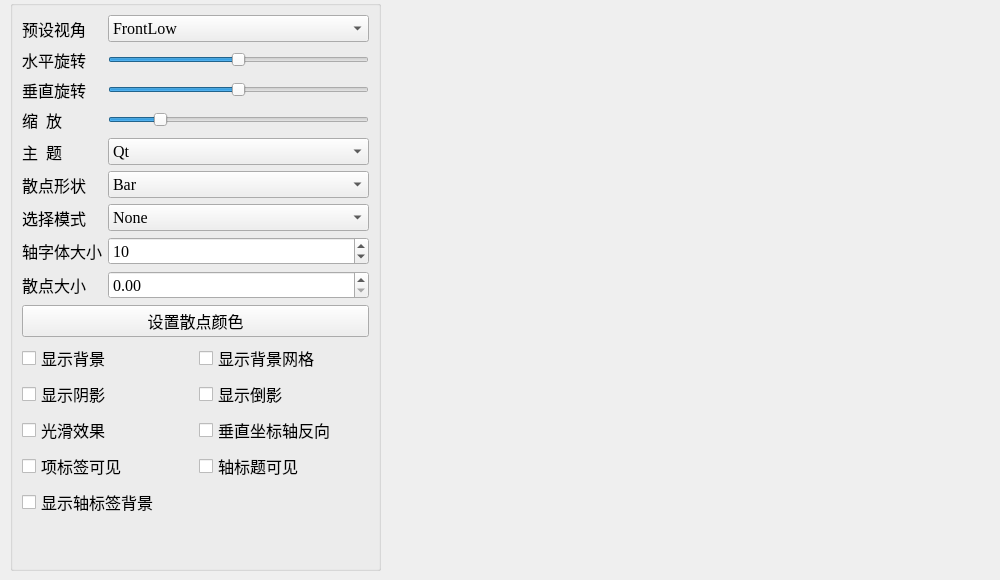
<?xml version="1.0" encoding="UTF-8"?>
<ui version="4.0">
 <class>Test3DScatter</class>
 <widget class="QMainWindow" name="Test3DScatter">
  <property name="geometry">
   <rect>
    <x>0</x>
    <y>0</y>
    <width>1000</width>
    <height>580</height>
   </rect>
  </property>
  <property name="minimumSize">
   <size>
    <width>1000</width>
    <height>580</height>
   </size>
  </property>
  <property name="maximumSize">
   <size>
    <width>1000</width>
    <height>580</height>
   </size>
  </property>
  <property name="font">
   <font>
    <family>Times New Roman</family>
    <pointsize>12</pointsize>
   </font>
  </property>
  <property name="windowTitle">
   <string>MainWindow</string>
  </property>
  <widget class="QWidget" name="centralwidget">
   <widget class="QGroupBox" name="groupBox">
    <property name="geometry">
     <rect>
      <x>10</x>
      <y>0</y>
      <width>371</width>
      <height>571</height>
     </rect>
    </property>
    <property name="title">
     <string/>
    </property>
    <layout class="QVBoxLayout" name="verticalLayout">
     <item>
      <layout class="QGridLayout" name="gridLayout">
       <item row="0" column="0">
        <widget class="QLabel" name="label_6">
         <property name="text">
          <string>预设视角</string>
         </property>
         <property name="buddy">
          <cstring>comboBox</cstring>
         </property>
        </widget>
       </item>
       <item row="0" column="1">
        <widget class="QComboBox" name="comboBox">
         <item>
          <property name="text">
           <string>FrontLow</string>
          </property>
         </item>
         <item>
          <property name="text">
           <string>Front</string>
          </property>
         </item>
         <item>
          <property name="text">
           <string>FrontHigh</string>
          </property>
         </item>
         <item>
          <property name="text">
           <string>LeftLow</string>
          </property>
         </item>
         <item>
          <property name="text">
           <string>Left</string>
          </property>
         </item>
         <item>
          <property name="text">
           <string>LeftHigh</string>
          </property>
         </item>
         <item>
          <property name="text">
           <string>RightLow</string>
          </property>
         </item>
         <item>
          <property name="text">
           <string>Right</string>
          </property>
         </item>
         <item>
          <property name="text">
           <string>RightHigh</string>
          </property>
         </item>
         <item>
          <property name="text">
           <string>BehindLow</string>
          </property>
         </item>
         <item>
          <property name="text">
           <string>Behind</string>
          </property>
         </item>
         <item>
          <property name="text">
           <string>BehindHigh</string>
          </property>
         </item>
         <item>
          <property name="text">
           <string>IsometricLeft</string>
          </property>
         </item>
         <item>
          <property name="text">
           <string>IsometricLeftHigh</string>
          </property>
         </item>
         <item>
          <property name="text">
           <string>IsometricRight</string>
          </property>
         </item>
         <item>
          <property name="text">
           <string>IsometricRightHigh</string>
          </property>
         </item>
         <item>
          <property name="text">
           <string>DirectlyAbove</string>
          </property>
         </item>
         <item>
          <property name="text">
           <string>DirectlyAboveCW45</string>
          </property>
         </item>
         <item>
          <property name="text">
           <string>DirectlyAboveCCW45</string>
          </property>
         </item>
         <item>
          <property name="text">
           <string>FrontBelow</string>
          </property>
         </item>
         <item>
          <property name="text">
           <string>LeftBelow</string>
          </property>
         </item>
         <item>
          <property name="text">
           <string>RightBelow</string>
          </property>
         </item>
         <item>
          <property name="text">
           <string>BehindBelow</string>
          </property>
         </item>
         <item>
          <property name="text">
           <string>DirectlyBelow</string>
          </property>
         </item>
        </widget>
       </item>
       <item row="1" column="0">
        <widget class="QLabel" name="label_7">
         <property name="text">
          <string>水平旋转</string>
         </property>
         <property name="buddy">
          <cstring>sliderH</cstring>
         </property>
        </widget>
       </item>
       <item row="1" column="1">
        <widget class="QSlider" name="sliderH">
         <property name="minimum">
          <number>-180</number>
         </property>
         <property name="maximum">
          <number>180</number>
         </property>
         <property name="orientation">
          <enum>Qt::Horizontal</enum>
         </property>
        </widget>
       </item>
       <item row="2" column="0">
        <widget class="QLabel" name="label_8">
         <property name="text">
          <string>垂直旋转</string>
         </property>
         <property name="buddy">
          <cstring>sliderV</cstring>
         </property>
        </widget>
       </item>
       <item row="2" column="1">
        <widget class="QSlider" name="sliderV">
         <property name="minimum">
          <number>-180</number>
         </property>
         <property name="maximum">
          <number>180</number>
         </property>
         <property name="orientation">
          <enum>Qt::Horizontal</enum>
         </property>
        </widget>
       </item>
       <item row="3" column="0">
        <widget class="QLabel" name="label_9">
         <property name="text">
          <string>缩  放</string>
         </property>
         <property name="buddy">
          <cstring>sliderZoom</cstring>
         </property>
        </widget>
       </item>
       <item row="3" column="1">
        <widget class="QSlider" name="sliderZoom">
         <property name="minimum">
          <number>10</number>
         </property>
         <property name="maximum">
          <number>500</number>
         </property>
         <property name="value">
          <number>100</number>
         </property>
         <property name="orientation">
          <enum>Qt::Horizontal</enum>
         </property>
        </widget>
       </item>
       <item row="4" column="0">
        <widget class="QLabel" name="label">
         <property name="text">
          <string>主  题</string>
         </property>
         <property name="buddy">
          <cstring>cBoxTheme</cstring>
         </property>
        </widget>
       </item>
       <item row="4" column="1">
        <widget class="QComboBox" name="cBoxTheme">
         <item>
          <property name="text">
           <string>Qt</string>
          </property>
         </item>
         <item>
          <property name="text">
           <string>Primary Colors</string>
          </property>
         </item>
         <item>
          <property name="text">
           <string>Digia</string>
          </property>
         </item>
         <item>
          <property name="text">
           <string>StoneMoss</string>
          </property>
         </item>
         <item>
          <property name="text">
           <string>ArmyBlue</string>
          </property>
         </item>
         <item>
          <property name="text">
           <string>Retro</string>
          </property>
         </item>
         <item>
          <property name="text">
           <string>Ebony</string>
          </property>
         </item>
         <item>
          <property name="text">
           <string>Isabelle</string>
          </property>
         </item>
        </widget>
       </item>
       <item row="5" column="0">
        <widget class="QLabel" name="label_2">
         <property name="text">
          <string>散点形状</string>
         </property>
         <property name="buddy">
          <cstring>cBoxBarStyle</cstring>
         </property>
        </widget>
       </item>
       <item row="5" column="1">
        <widget class="QComboBox" name="cBoxBarStyle">
         <item>
          <property name="text">
           <string>Bar</string>
          </property>
         </item>
         <item>
          <property name="text">
           <string>Cube</string>
          </property>
         </item>
         <item>
          <property name="text">
           <string>Pyramid</string>
          </property>
         </item>
         <item>
          <property name="text">
           <string>Cone</string>
          </property>
         </item>
         <item>
          <property name="text">
           <string>Cylinder</string>
          </property>
         </item>
         <item>
          <property name="text">
           <string>BevelBar</string>
          </property>
         </item>
         <item>
          <property name="text">
           <string>BevelCube</string>
          </property>
         </item>
         <item>
          <property name="text">
           <string>Sphere</string>
          </property>
         </item>
         <item>
          <property name="text">
           <string>Minimal</string>
          </property>
         </item>
         <item>
          <property name="text">
           <string>Arrow</string>
          </property>
         </item>
         <item>
          <property name="text">
           <string>Point</string>
          </property>
         </item>
        </widget>
       </item>
       <item row="6" column="0">
        <widget class="QLabel" name="label_3">
         <property name="text">
          <string>选择模式</string>
         </property>
         <property name="buddy">
          <cstring>cBoxSelectionMode</cstring>
         </property>
        </widget>
       </item>
       <item row="6" column="1">
        <widget class="QComboBox" name="cBoxSelectionMode">
         <item>
          <property name="text">
           <string>None</string>
          </property>
         </item>
         <item>
          <property name="text">
           <string>Item</string>
          </property>
         </item>
         <item>
          <property name="text">
           <string>Row</string>
          </property>
         </item>
         <item>
          <property name="text">
           <string>Item And Row</string>
          </property>
         </item>
         <item>
          <property name="text">
           <string>Column</string>
          </property>
         </item>
         <item>
          <property name="text">
           <string>Item And Column</string>
          </property>
         </item>
         <item>
          <property name="text">
           <string>Row And Column</string>
          </property>
         </item>
         <item>
          <property name="text">
           <string>Item Row And Column</string>
          </property>
         </item>
         <item>
          <property name="text">
           <string>Slice</string>
          </property>
         </item>
        </widget>
       </item>
       <item row="7" column="0">
        <widget class="QLabel" name="label_4">
         <property name="text">
          <string>轴字体大小</string>
         </property>
         <property name="buddy">
          <cstring>spinFontSize</cstring>
         </property>
        </widget>
       </item>
       <item row="7" column="1">
        <widget class="QSpinBox" name="spinFontSize">
         <property name="minimum">
          <number>5</number>
         </property>
         <property name="value">
          <number>10</number>
         </property>
        </widget>
       </item>
       <item row="8" column="0">
        <widget class="QLabel" name="label_5">
         <property name="text">
          <string>散点大小</string>
         </property>
         <property name="buddy">
          <cstring>spinItemSize</cstring>
         </property>
        </widget>
       </item>
       <item row="8" column="1">
        <widget class="QDoubleSpinBox" name="spinItemSize">
         <property name="maximum">
          <double>1.000000000000000</double>
         </property>
         <property name="singleStep">
          <double>0.020000000000000</double>
         </property>
        </widget>
       </item>
      </layout>
     </item>
     <item>
      <widget class="QPushButton" name="btnBarColor">
       <property name="text">
        <string>设置散点颜色</string>
       </property>
      </widget>
     </item>
     <item>
      <layout class="QGridLayout" name="gridLayout_2">
       <item row="0" column="0">
        <widget class="QCheckBox" name="chkBoxBackground">
         <property name="text">
          <string>显示背景</string>
         </property>
        </widget>
       </item>
       <item row="0" column="1">
        <widget class="QCheckBox" name="chkBoxGrid">
         <property name="text">
          <string>显示背景网格</string>
         </property>
        </widget>
       </item>
       <item row="1" column="0">
        <widget class="QCheckBox" name="chkBoxShadow">
         <property name="text">
          <string>显示阴影</string>
         </property>
        </widget>
       </item>
       <item row="1" column="1">
        <widget class="QCheckBox" name="chkBoxReflection">
         <property name="text">
          <string>显示倒影</string>
         </property>
        </widget>
       </item>
       <item row="2" column="0">
        <widget class="QCheckBox" name="chkBoxSmooth">
         <property name="text">
          <string>光滑效果</string>
         </property>
        </widget>
       </item>
       <item row="2" column="1">
        <widget class="QCheckBox" name="chkBoxReverse">
         <property name="text">
          <string>垂直坐标轴反向</string>
         </property>
        </widget>
       </item>
       <item row="3" column="0">
        <widget class="QCheckBox" name="chkBoxItemLabel">
         <property name="text">
          <string>项标签可见</string>
         </property>
        </widget>
       </item>
       <item row="3" column="1">
        <widget class="QCheckBox" name="chkBoxAxisTitle">
         <property name="text">
          <string>轴标题可见</string>
         </property>
        </widget>
       </item>
       <item row="4" column="0">
        <widget class="QCheckBox" name="chkBoxAxisBackground">
         <property name="text">
          <string>显示轴标签背景</string>
         </property>
        </widget>
       </item>
      </layout>
     </item>
     <item>
      <spacer name="verticalSpacer">
       <property name="orientation">
        <enum>Qt::Vertical</enum>
       </property>
       <property name="sizeHint" stdset="0">
        <size>
         <width>20</width>
         <height>40</height>
        </size>
       </property>
      </spacer>
     </item>
    </layout>
   </widget>
  </widget>
 </widget>
 <resources/>
 <connections/>
</ui>
